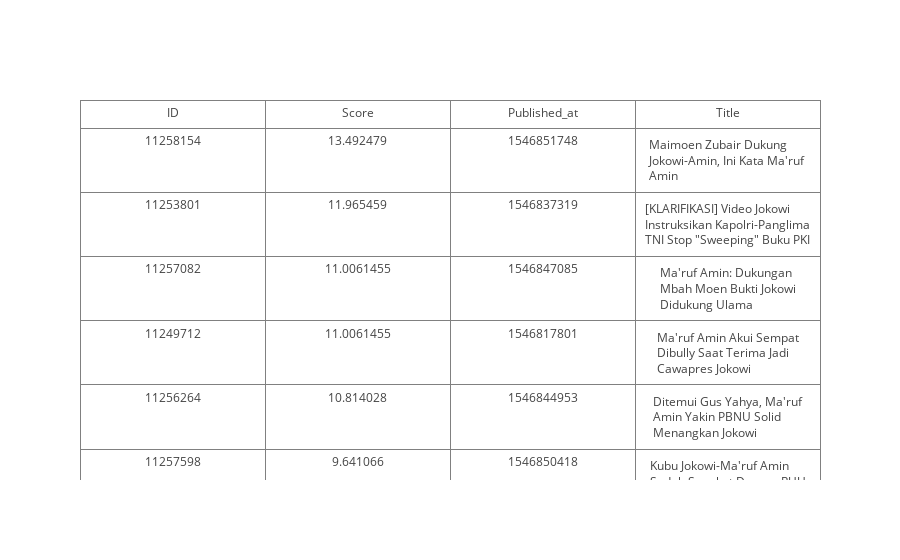

This figure's notebook cell:
### Code cell
### SIMPLE QUERY SEARCH
query = '''
{
    "from": 0, 
    "size": 10,
    "query": {
        "bool": {
            "must": [
                {
                    "simple_query_string": {
                        "query": "jokowi +(pki | amin)",
                        "fields": [
                            "title"
                        ],
                        "default_operator": "or"
                    }
                }
            ]
        }
    },
    "sort": [
        "_score",
        {
            "published_at": "desc"
        }
    ]
}
'''
res = es.search(index='kurio_search', doc_type='article', body=query)
print("{arg1} documents found in {arg2}ms".format(arg1=res['hits']['total'], arg2=res['took']))

iplot(process_table_data(res['hits']['hits']))

### Figure 1 — Plotly figure (JSON) as saved in the notebook; plotly's stock layout.template omitted (floating-point values rounded to 4 significant figures)
{"data": [{"cells": {"values": [["11258154", "11253801", "11257082", "11249712", "11256264", "11257598"], [13.49, 11.97, 11.01, 11.01, 10.81, 9.641], [1546851748, 1546837319, 1546847085, 1546817801, 1546844953, 1546850418], ["Maimoen Zubair Dukung Jokowi-Amin, Ini Kata Ma'ruf Amin", "[KLARIFIKASI] Video Jokowi Instruksikan Kapolri-Panglima TNI Stop \"Sweeping\" Buku PKI", "Ma'ruf Amin: Dukungan Mbah Moen Bukti Jokowi Didukung Ulama", "Ma'ruf Amin Akui Sempat Dibully Saat Terima Jadi Cawapres Jokowi", "Ditemui Gus Yahya, Ma'ruf Amin Yakin PBNU Solid Menangkan Jokowi", "Kubu Jokowi-Ma'ruf Amin Sudah Sepakat Dorong RUU Pesantren dan Pendidikan Keagamaan"]]}, "header": {"values": ["ID", "Score", "Published_at", "Title"]}, "type": "table", "uid": "b042dec4-551a-11e9-91d2-9a0012dc0780"}], "layout": {"autosize": true}}
